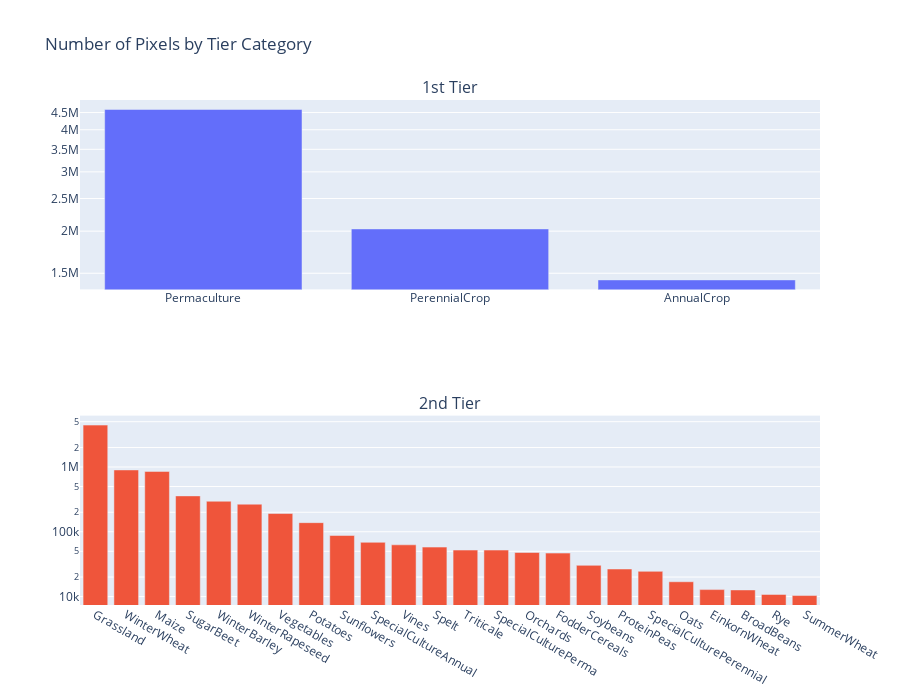

The cell this chart's notebook holds for it:
### Code cell
# Create a DataFrame for each tier
tier1_data = pd.DataFrame({
    'tier': [f"{dataset_info['tier1'][i]}" for i in pixels_by_tier_category['tier1'].keys() if i != 0],
    'count': [pixels_by_tier_category['tier1'][i] for i in pixels_by_tier_category['tier1'].keys() if i != 0]
})

tier2_data = pd.DataFrame({
    'tier': [f"{dataset_info['tier2'][i]}" for i in pixels_by_tier_category['tier2'].keys() if i != 0],
    'count': [pixels_by_tier_category['tier2'][i] for i in pixels_by_tier_category['tier2'].keys() if i != 0]
})

tier_data_list = [tier1_data, tier2_data]

# Create a subplot for each tier category
fig = make_subplots(rows=2, cols=1, subplot_titles=['1st Tier', '2nd Tier'])

# Iterate over each tier and create a bar chart
for i, tier_data in enumerate(tier_data_list, start=1):
    grouped_data = tier_data.sort_values(by='count', ascending=False)

    # Create a color map for the current tier
    random.seed(42)
    color_map = {category: f'rgba({random.randint(0, 255)}, {random.randint(0, 255)}, {random.randint(0, 255)}, 1)' for category in grouped_data['tier'].unique()}
    bar_colors = grouped_data['tier'].map(color_map)

    fig.add_trace(
        go.Bar(
            x=grouped_data['tier'],
            y=grouped_data['count'],
            # marker_color=bar_colors
        ),
        row=i, col=1
    )

    fig.update_traces(
        hovertemplate="<b>%{x}</b><br>Count: %{y}",
        selector=dict(row=i, col=1)
    )

    fig.update_yaxes(type="log", row=i, col=1)

fig.update_layout(
    title="Number of Pixels by Tier Category",
    height=700,  # Adjust the height to accommodate all subplots
    showlegend=False
)

fig.write_image("../assets/ZueriCrop_2.0_Seasonality_Reduced_Tiers_Class_Distribution.pdf", width=1200, height=700)

fig.show()

### Figure 1 — Plotly figure (JSON) as saved in the notebook; plotly's stock layout.template omitted (floating-point values rounded to 4 significant figures)
{"data": [{"type": "bar", "x": ["Permaculture", "PerennialCrop", "AnnualCrop"], "xaxis": "x", "y": [4595805, 2030831, 1433317], "yaxis": "y"}, {"type": "bar", "x": ["Grassland", "WinterWheat", "Maize", "SugarBeet", "WinterBarley", "WinterRapeseed", "Vegetables", "Potatoes", "Sunflowers", "SpecialCultureAnnual", "Vines", "Spelt", "Triticale", "SpecialCulturePerma", "Orchards", "FodderCereals", "Soybeans", "ProteinPeas", "SpecialCulturePerennial", "Oats", "EinkornWheat", "BroadBeans", "Rye", "SummerWheat"], "xaxis": "x2", "y": [4432851, 900795, 854471, 358077, 296026, 266612, 191321, 138339, 87624, 68748, 62888, 58027, 52216, 52204, 47862, 46856, 30330, 26632, 24497, 16941, 12815, 12662, 10784, 10375], "yaxis": "y2"}], "layout": {"annotations": [{"font": {"size": 16}, "showarrow": false, "text": "1st Tier", "x": 0.5, "xanchor": "center", "xref": "paper", "y": 1, "yanchor": "bottom", "yref": "paper"}, {"font": {"size": 16}, "showarrow": false, "text": "2nd Tier", "x": 0.5, "xanchor": "center", "xref": "paper", "y": 0.375, "yanchor": "bottom", "yref": "paper"}], "height": 700, "showlegend": false, "title": {"text": "Number of Pixels by Tier Category"}, "xaxis": {"anchor": "y", "domain": [0, 1]}, "xaxis2": {"anchor": "y2", "domain": [0, 1]}, "yaxis": {"anchor": "x", "domain": [0.625, 1], "type": "log"}, "yaxis2": {"anchor": "x2", "domain": [0, 0.375], "type": "log"}}}
